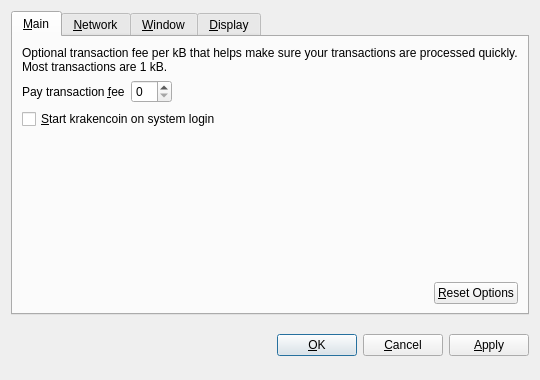
<?xml version="1.0" encoding="UTF-8"?>
<ui version="4.0">
 <class>OptionsDialog</class>
 <widget class="QDialog" name="OptionsDialog">
  <property name="geometry">
   <rect>
    <x>0</x>
    <y>0</y>
    <width>540</width>
    <height>380</height>
   </rect>
  </property>
  <property name="windowTitle">
   <string>Options</string>
  </property>
  <property name="modal">
   <bool>true</bool>
  </property>
  <layout class="QVBoxLayout" name="verticalLayout">
   <item>
    <widget class="QTabWidget" name="tabWidget">
     <property name="tabPosition">
      <enum>QTabWidget::North</enum>
     </property>
     <property name="currentIndex">
      <number>0</number>
     </property>
     <widget class="QWidget" name="tabMain">
      <attribute name="title">
       <string>&amp;Main</string>
      </attribute>
      <layout class="QVBoxLayout" name="verticalLayout_Main">
       <item>
        <widget class="QLabel" name="transactionFeeInfoLabel">
         <property name="text">
          <string>Optional transaction fee per kB that helps make sure your transactions are processed quickly. Most transactions are 1 kB.</string>
         </property>
         <property name="textFormat">
          <enum>Qt::PlainText</enum>
         </property>
         <property name="wordWrap">
          <bool>true</bool>
         </property>
        </widget>
       </item>
       <item>
        <layout class="QHBoxLayout" name="horizontalLayout_1_Main">
         <item>
          <widget class="QLabel" name="transactionFeeLabel">
           <property name="text">
            <string>Pay transaction &amp;fee</string>
           </property>
           <property name="textFormat">
            <enum>Qt::PlainText</enum>
           </property>
           <property name="buddy">
            <cstring>transactionFee</cstring>
           </property>
          </widget>
         </item>
         <item>
          <widget class="BitcoinAmountField" name="transactionFee"/>
         </item>
         <item>
          <spacer name="horizontalSpacer_1_Main">
           <property name="orientation">
            <enum>Qt::Horizontal</enum>
           </property>
           <property name="sizeHint" stdset="0">
            <size>
             <width>40</width>
             <height>20</height>
            </size>
           </property>
          </spacer>
         </item>
        </layout>
       </item>
       <item>
        <widget class="QCheckBox" name="bitcoinAtStartup">
         <property name="toolTip">
          <string>Automatically start krakencoin after logging in to the system.</string>
         </property>
         <property name="text">
          <string>&amp;Start krakencoin on system login</string>
         </property>
        </widget>
       </item>
       <item>
        <spacer name="verticalSpacer_Main">
         <property name="orientation">
          <enum>Qt::Vertical</enum>
         </property>
         <property name="sizeHint" stdset="0">
          <size>
           <width>20</width>
           <height>40</height>
          </size>
         </property>
        </spacer>
       </item>
       <item>
        <layout class="QHBoxLayout" name="horizontalLayout_2_Main">
         <item>
          <spacer name="horizontalSpacer_2_Main">
           <property name="orientation">
            <enum>Qt::Horizontal</enum>
           </property>
           <property name="sizeHint" stdset="0">
            <size>
             <width>40</width>
             <height>20</height>
            </size>
           </property>
          </spacer>
         </item>
         <item>
          <widget class="QPushButton" name="resetButton">
           <property name="toolTip">
            <string>Reset all client options to default.</string>
           </property>
           <property name="text">
            <string>&amp;Reset Options</string>
           </property>
           <property name="autoDefault">
            <bool>false</bool>
           </property>
          </widget>
         </item>
        </layout>
       </item>
      </layout>
     </widget>
     <widget class="QWidget" name="tabNetwork">
      <attribute name="title">
       <string>&amp;Network</string>
      </attribute>
      <layout class="QVBoxLayout" name="verticalLayout_Network">
       <item>
        <widget class="QCheckBox" name="mapPortUpnp">
         <property name="toolTip">
          <string>Automatically open the krakencoin client port on the router. This only works when your router supports UPnP and it is enabled.</string>
         </property>
         <property name="text">
          <string>Map port using &amp;UPnP</string>
         </property>
        </widget>
       </item>
       <item>
        <widget class="QCheckBox" name="connectSocks">
         <property name="toolTip">
          <string>Connect to the krakencoin network through a SOCKS proxy (e.g. when connecting through Tor).</string>
         </property>
         <property name="text">
          <string>&amp;Connect through SOCKS proxy:</string>
         </property>
        </widget>
       </item>
       <item>
        <layout class="QHBoxLayout" name="horizontalLayout_Network">
         <item>
          <widget class="QLabel" name="proxyIpLabel">
           <property name="text">
            <string>Proxy &amp;IP:</string>
           </property>
           <property name="textFormat">
            <enum>Qt::PlainText</enum>
           </property>
           <property name="buddy">
            <cstring>proxyIp</cstring>
           </property>
          </widget>
         </item>
         <item>
          <widget class="QValidatedLineEdit" name="proxyIp">
           <property name="maximumSize">
            <size>
             <width>140</width>
             <height>16777215</height>
            </size>
           </property>
           <property name="toolTip">
            <string>IP address of the proxy (e.g. 127.0.0.1)</string>
           </property>
          </widget>
         </item>
         <item>
          <widget class="QLabel" name="proxyPortLabel">
           <property name="text">
            <string>&amp;Port:</string>
           </property>
           <property name="textFormat">
            <enum>Qt::PlainText</enum>
           </property>
           <property name="buddy">
            <cstring>proxyPort</cstring>
           </property>
          </widget>
         </item>
         <item>
          <widget class="QLineEdit" name="proxyPort">
           <property name="maximumSize">
            <size>
             <width>55</width>
             <height>16777215</height>
            </size>
           </property>
           <property name="toolTip">
            <string>Port of the proxy (e.g. 9050)</string>
           </property>
          </widget>
         </item>
         <item>
          <widget class="QLabel" name="socksVersionLabel">
           <property name="text">
            <string>SOCKS &amp;Version:</string>
           </property>
           <property name="textFormat">
            <enum>Qt::PlainText</enum>
           </property>
           <property name="buddy">
            <cstring>socksVersion</cstring>
           </property>
          </widget>
         </item>
         <item>
          <widget class="QValueComboBox" name="socksVersion">
           <property name="toolTip">
            <string>SOCKS version of the proxy (e.g. 5)</string>
           </property>
          </widget>
         </item>
         <item>
          <spacer name="horizontalSpacer_Network">
           <property name="orientation">
            <enum>Qt::Horizontal</enum>
           </property>
           <property name="sizeHint" stdset="0">
            <size>
             <width>40</width>
             <height>20</height>
            </size>
           </property>
          </spacer>
         </item>
        </layout>
       </item>
       <item>
        <spacer name="verticalSpacer_Network">
         <property name="orientation">
          <enum>Qt::Vertical</enum>
         </property>
         <property name="sizeHint" stdset="0">
          <size>
           <width>20</width>
           <height>40</height>
          </size>
         </property>
        </spacer>
       </item>
      </layout>
     </widget>
     <widget class="QWidget" name="tabWindow">
      <attribute name="title">
       <string>&amp;Window</string>
      </attribute>
      <layout class="QVBoxLayout" name="verticalLayout_Window">
       <item>
        <widget class="QCheckBox" name="minimizeToTray">
         <property name="toolTip">
          <string>Show only a tray icon after minimizing the window.</string>
         </property>
         <property name="text">
          <string>&amp;Minimize to the tray instead of the taskbar</string>
         </property>
        </widget>
       </item>
       <item>
        <widget class="QCheckBox" name="minimizeOnClose">
         <property name="toolTip">
          <string>Minimize instead of exit the application when the window is closed. When this option is enabled, the application will be closed only after selecting Quit in the menu.</string>
         </property>
         <property name="text">
          <string>M&amp;inimize on close</string>
         </property>
        </widget>
       </item>
       <item>
        <spacer name="verticalSpacer_Window">
         <property name="orientation">
          <enum>Qt::Vertical</enum>
         </property>
         <property name="sizeHint" stdset="0">
          <size>
           <width>20</width>
           <height>40</height>
          </size>
         </property>
        </spacer>
       </item>
      </layout>
     </widget>
     <widget class="QWidget" name="tabDisplay">
      <attribute name="title">
       <string>&amp;Display</string>
      </attribute>
      <layout class="QVBoxLayout" name="verticalLayout_Display">
       <item>
        <layout class="QHBoxLayout" name="horizontalLayout_1_Display">
         <item>
          <widget class="QLabel" name="langLabel">
           <property name="text">
            <string>User Interface &amp;language:</string>
           </property>
           <property name="textFormat">
            <enum>Qt::PlainText</enum>
           </property>
           <property name="buddy">
            <cstring>lang</cstring>
           </property>
          </widget>
         </item>
         <item>
          <widget class="QValueComboBox" name="lang">
           <property name="toolTip">
            <string>The user interface language can be set here. This setting will take effect after restarting krakencoin.</string>
           </property>
          </widget>
         </item>
        </layout>
       </item>
       <item>
        <layout class="QHBoxLayout" name="horizontalLayout_2_Display">
         <item>
          <widget class="QLabel" name="unitLabel">
           <property name="text">
            <string>&amp;Unit to show amounts in:</string>
           </property>
           <property name="textFormat">
            <enum>Qt::PlainText</enum>
           </property>
           <property name="buddy">
            <cstring>unit</cstring>
           </property>
          </widget>
         </item>
         <item>
          <widget class="QValueComboBox" name="unit">
           <property name="toolTip">
            <string>Choose the default subdivision unit to show in the interface and when sending coins.</string>
           </property>
          </widget>
         </item>
        </layout>
       </item>
       <item>
        <widget class="QCheckBox" name="displayAddresses">
         <property name="toolTip">
          <string>Whether to show krakencoin addresses in the transaction list or not.</string>
         </property>
         <property name="text">
          <string>&amp;Display addresses in transaction list</string>
         </property>
        </widget>
       </item>
       <item>
        <spacer name="verticalSpacer_Display">
         <property name="orientation">
          <enum>Qt::Vertical</enum>
         </property>
         <property name="sizeHint" stdset="0">
          <size>
           <width>20</width>
           <height>40</height>
          </size>
         </property>
        </spacer>
       </item>
      </layout>
     </widget>
    </widget>
   </item>
   <item>
    <layout class="QHBoxLayout" name="horizontalLayout_Buttons">
     <item>
      <spacer name="horizontalSpacer_1">
       <property name="orientation">
        <enum>Qt::Horizontal</enum>
       </property>
       <property name="sizeHint" stdset="0">
        <size>
         <width>40</width>
         <height>48</height>
        </size>
       </property>
      </spacer>
     </item>
     <item>
      <widget class="QLabel" name="statusLabel">
       <property name="font">
        <font>
         <weight>75</weight>
         <bold>true</bold>
        </font>
       </property>
       <property name="text">
        <string/>
       </property>
       <property name="textFormat">
        <enum>Qt::PlainText</enum>
       </property>
       <property name="wordWrap">
        <bool>true</bool>
       </property>
      </widget>
     </item>
     <item>
      <spacer name="horizontalSpacer_2">
       <property name="orientation">
        <enum>Qt::Horizontal</enum>
       </property>
       <property name="sizeHint" stdset="0">
        <size>
         <width>40</width>
         <height>48</height>
        </size>
       </property>
      </spacer>
     </item>
     <item>
      <widget class="QPushButton" name="okButton">
       <property name="text">
        <string>&amp;OK</string>
       </property>
      </widget>
     </item>
     <item>
      <widget class="QPushButton" name="cancelButton">
       <property name="text">
        <string>&amp;Cancel</string>
       </property>
       <property name="autoDefault">
        <bool>false</bool>
       </property>
      </widget>
     </item>
     <item>
      <widget class="QPushButton" name="applyButton">
       <property name="text">
        <string>&amp;Apply</string>
       </property>
       <property name="autoDefault">
        <bool>false</bool>
       </property>
      </widget>
     </item>
    </layout>
   </item>
  </layout>
 </widget>
 <customwidgets>
  <customwidget>
   <class>BitcoinAmountField</class>
   <extends>QSpinBox</extends>
   <header>bitcoinamountfield.h</header>
  </customwidget>
  <customwidget>
   <class>QValueComboBox</class>
   <extends>QComboBox</extends>
   <header>qvaluecombobox.h</header>
  </customwidget>
  <customwidget>
   <class>QValidatedLineEdit</class>
   <extends>QLineEdit</extends>
   <header>qvalidatedlineedit.h</header>
  </customwidget>
 </customwidgets>
 <resources/>
 <connections/>
</ui>
